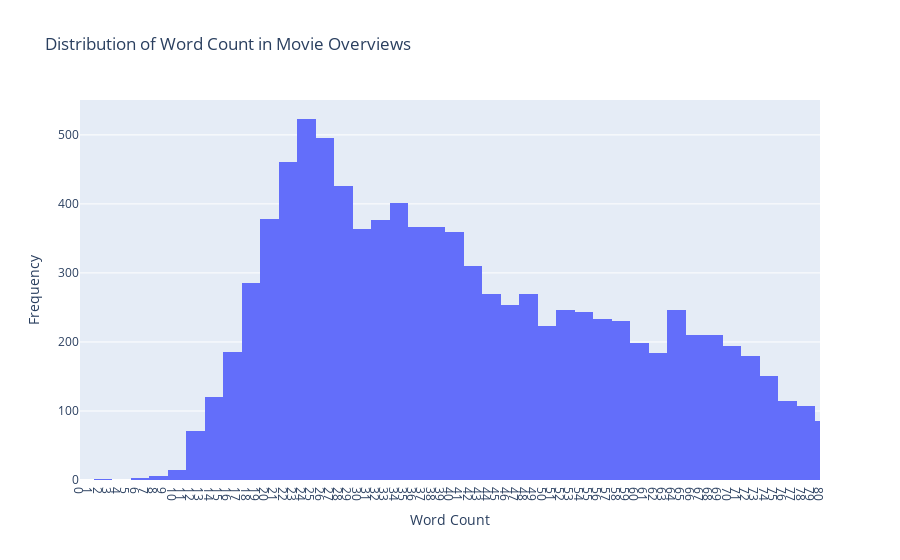

Notebook cell for this chart:
### Markdown cell above
The graph shows the distribution of overviews lentghs, there is a dense occurrence around 25 count of words, meaning that the texts are not long.

### Code cell
import plotly.graph_objects as go

word_count = df_movies["overview"].str.split().str.len()

fig = go.Figure(data=[go.Histogram(x=word_count)])

fig.update_layout(
    title="Distribution of Word Count in Movie Overviews",
    xaxis_title="Word Count",
    yaxis_title="Frequency",
    xaxis=dict(
        tickmode='linear',
        dtick=1,
        range=[0, 80]
    )
)
fig.show()

### Figure 1 — Plotly figure (JSON) as saved in the notebook; plotly's stock layout.template omitted (floating-point values rounded to 4 significant figures; data arrays with more than 128 entries replaced by an {"elided": "..."} marker saying what was removed)
{"data": [{"type": "histogram", "x": {"elided": "9980 int values"}}], "layout": {"title": {"text": "Distribution of Word Count in Movie Overviews"}, "xaxis": {"dtick": 1, "range": [0, 80], "tickmode": "linear", "title": {"text": "Word Count"}}, "yaxis": {"title": {"text": "Frequency"}}}}
